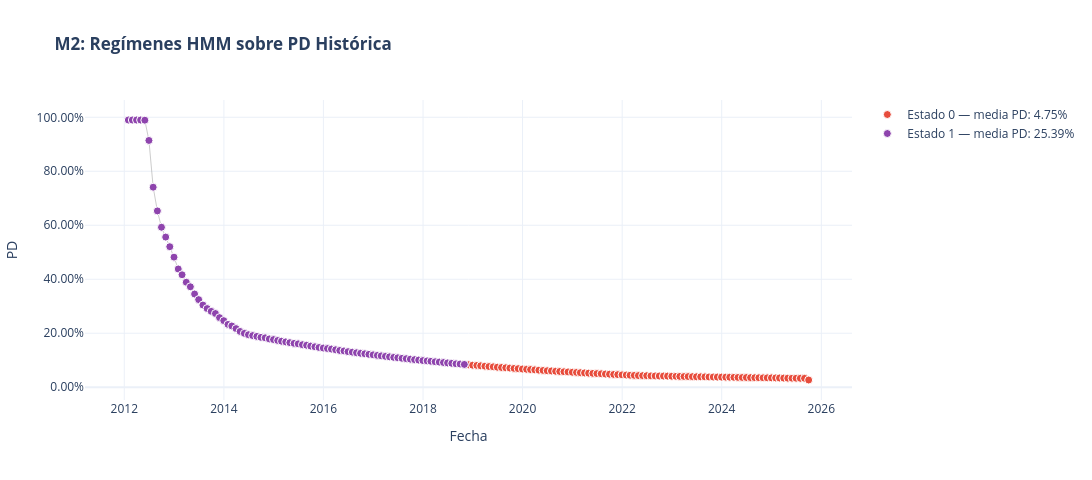

The notebook cell this image was saved under:
### Markdown cell above
### Visualizaciones M2

### Code cell
fechas_fut_m2 = pd.date_range(fechas_hist.iloc[-1]+pd.offsets.MonthEnd(1), periods=H, freq='ME')

colors_m2 = ['#e74c3c','#8e44ad','#f39c12']
fig_m2_reg = go.Figure()
fig_m2_reg.add_trace(go.Scatter(x=fechas_hist, y=y.values, mode='lines',
    line=dict(color='gray', width=1), opacity=0.4, showlegend=False))
for i in range(mejor_k_m2):
    mask = estados_m2 == i
    fig_m2_reg.add_trace(go.Scatter(x=fechas_hist[mask], y=y.values[mask], mode='markers',
        name=f'Estado {i} — media PD: {inv([medias_m2[i]])[0]:.2%}',
        marker=dict(size=8, color=colors_m2[i], line=dict(width=1, color='white'))))
fig_m2_reg.update_layout(title='<b>M2: Regímenes HMM sobre PD Histórica</b>',
    xaxis_title='Fecha', yaxis_title='PD', yaxis_tickformat='.2%',
    template='plotly_white', width=1100, height=480)
fig_m2_reg.show()

fig_m2_fl = go.Figure()
fig_m2_fl.add_trace(go.Scatter(x=list(fechas_fut_m2)+list(fechas_fut_m2)[::-1],
    y=list(vas_m2_pes)+list(vas_m2_opt)[::-1],
    fill='toself', fillcolor='rgba(231,76,60,0.10)',
    line=dict(color='rgba(0,0,0,0)'), name='Banda Pes-Opt'))
fig_m2_fl.add_trace(go.Scatter(x=fechas_hist, y=y.values, name='PD Histórica',
    line=dict(color='black', width=2.5)))
fig_m2_fl.add_trace(go.Scatter(x=fechas_fut_m2, y=vas_m2_base,
    name='Base (OLS+HMM+Vasicek)', line=dict(color='#e74c3c', width=3)))
fig_m2_fl.add_trace(go.Scatter(x=fechas_fut_m2, y=vas_m2_opt,
    name='Optimista', line=dict(color='#27ae60', dash='dash', width=1.8)))
fig_m2_fl.add_trace(go.Scatter(x=fechas_fut_m2, y=vas_m2_pes,
    name='Pesimista', line=dict(color='#c0392b', dash='dash', width=1.8)))
fig_m2_fl.add_vline(x=str(fechas_hist.iloc[-1].date()), line_dash='dot', line_color='gray')
fig_m2_fl.update_layout(title='<b>M2: Forward-Looking PD — OLS + HMM + Vasicek</b>',
    xaxis_title='Fecha', yaxis_title='PD', yaxis_tickformat='.2%',
    template='plotly_white', width=1100, height=520, hovermode='x unified')
fig_m2_fl.show()
